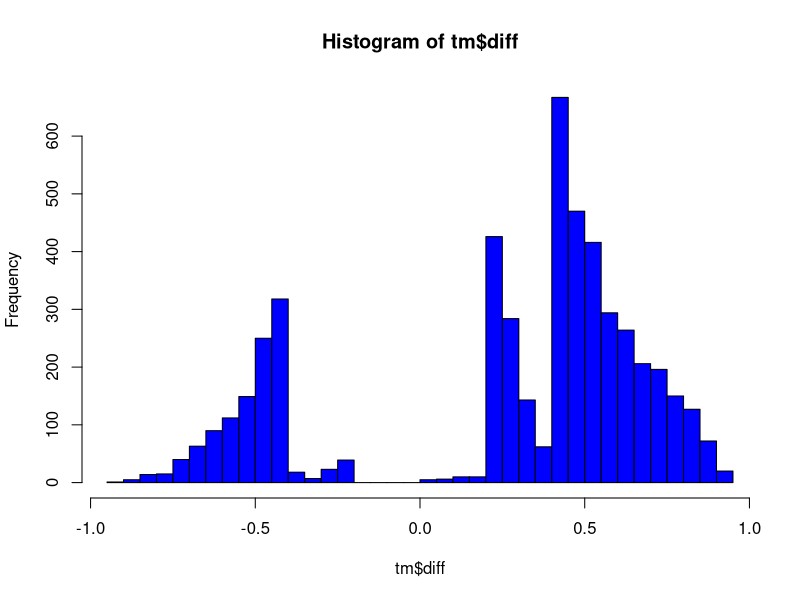
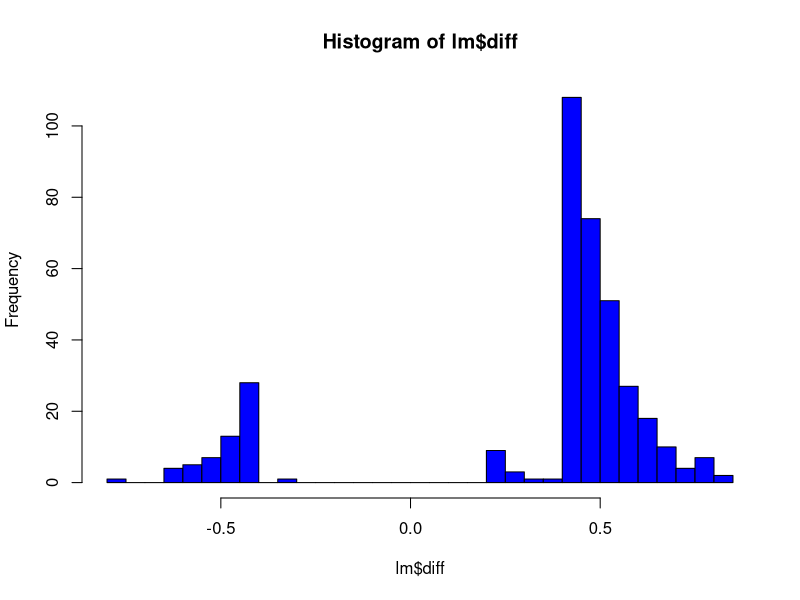
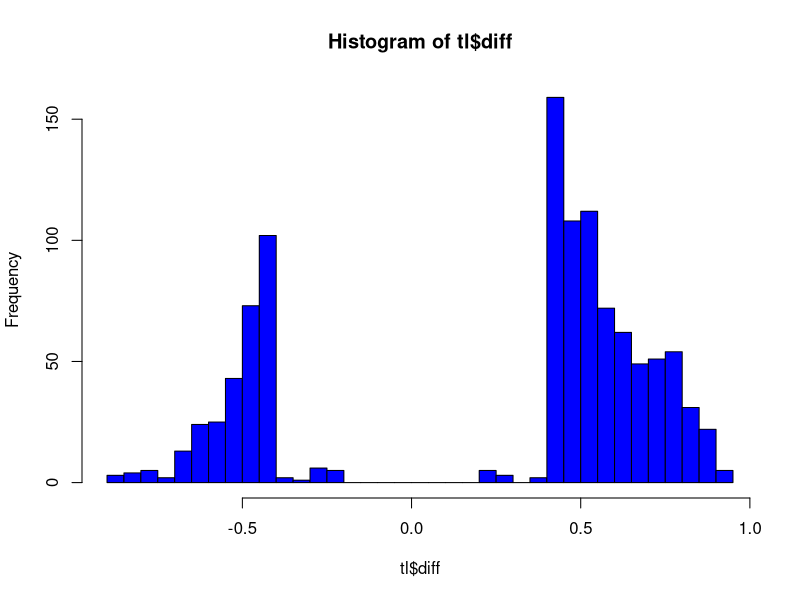
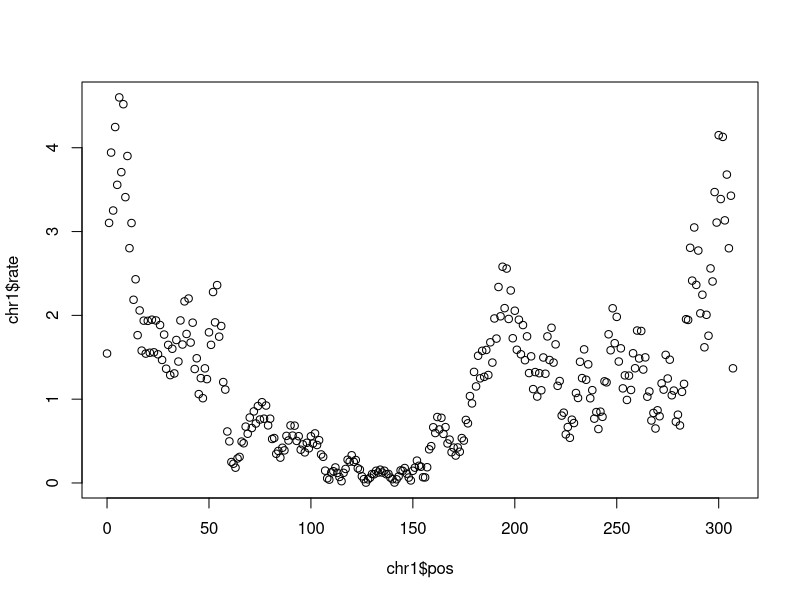

Write R code to recreate these figures, in order. (Note: this script raises an error after producing the figures.)
## ---- chunk 1
knitr::opts_chunk$set(echo = TRUE) 
knitr::opts_knit$set(root.dir=normalizePath('../../')) 
#library(tidyverse)
## ---- chunk 2

dmr <- read.csv("data/2019-07-08-DMR.csv")
dmr$diff <- dmr$POP.A - dmr$POP.B
table(dmr$Compare)

tm <- subset(dmr, Compare %in% "Teosinte/Maize")
table(tm$Type)

hist(tm$diff, col="blue", breaks = 50)

sum(tm$diff > 0) #3828
sum(tm$diff < 0) #1144


lm <- subset(dmr, Compare %in% "Landrace/Maize")
table(lm$Type)

hist(lm$diff, col="blue", breaks = 50)

tl <- subset(dmr, Compare %in% "Teosinte/Landrace")
table(tl$Type)

hist(tl$diff, col="blue", breaks = 50)

## ---- chunk 3
m <- read.csv("data/v4_physical_genetic.csv", header=TRUE)
m <- m[order(m$chr, m$physical), ]

BINSIZE = 1000000
m$bin <- paste(m$chr, round(m$physical/BINSIZE,0), sep="_")

library("plyr")
mr <- ddply(m, .(bin), summarise,
            rate = max(genetic) - min(genetic))

mr$chr <- gsub("_.*", "", mr$bin)
mr$pos <- gsub(".*_", "", mr$bin)
chr1 <- subset(mr, chr == 1)
plot(chr1$pos, chr1$rate)

mr <- subset(mr, rate < 7.5)
## ---- chunk 4
### teosinte and landrace
tl <- subset(tl, Type == "CG" | Type == "CHG")
tl$bin <- paste(tl$chr, round(tl$start/BINSIZE,0), sep="_")
out <- ddply(tl, .(bin), summarise,
             size=sum(stop - start))

df1 <- merge(out, mr, by="bin")
cor.test(df1$rate, df1$size)
df1$type = "TL"

### teosinte and maize
tm <- subset(tm, Type == "CG" | Type == "CHG")
tm$bin <- paste(tm$chr, round(tm$start/BINSIZE,0), sep="_")
out <- ddply(tm, .(bin), summarise,
             size=sum(stop - start))

df2 <- merge(out, mr, by="bin")
cor.test(df2$rate, df2$size)
df2$type = "TM"

### landrace and maize
lm <- subset(lm, Type == "CG" | Type == "CHG")
lm <- subset(lm, Type == "CHG")
lm$bin <- paste(lm$chr, round(lm$start/BINSIZE,0), sep="_")
out <- ddply(lm, .(bin), summarise,
             size=sum(stop - start))

df3 <- merge(out, mr, by="bin")
cor.test(df3$rate, df3$size)
df3$type = "LM"

df <- rbind(df1, df2, df3)
write.table(df, "cache/CG_CHG_DMR_rec_mb.csv", sep=",", row.names=FALSE, quote=FALSE)

## ---- chunk 5

fsize=18
p1 <- ggplot(df, aes(x=rate, y=size, col=type)) +
    #labs(colour="Traits") +
    #geom_point(size=2, col="antiquewhite3") +
    theme_bw() +
    xlab("Recombination/Mb") +
    ylab("DMR (bp)") +
    #scale_color_manual(values="grey") +
    #scale_linetype_manual(values=lty1) +
    guides(colour=FALSE, linetype=FALSE) +
    geom_smooth(method="lm", size=1.3) +
    theme(axis.text.y = element_text(angle = 90, hjust = 1),
          axis.text=element_text(size=fsize),
          axis.title=element_text(size=fsize, face="bold"),
          legend.title = element_text(size=fsize, face="bold"),
          legend.text = element_text(size=fsize))
p1



df$q <- -9
df[df$rate < quantile(df$rate, probs=0.1), ]$q <- "Q1"
df[df$rate < quantile(df$rate, probs=0.25), ]$q <- "Q1"
df[df$rate >= quantile(df$rate, probs=0.25) & df$rate <= quantile(df$rate, probs=0.5), ]$q <- "Q2"
df[df$rate > quantile(df$rate, probs=0.5) & df$rate <= quantile(df$rate, probs=0.75), ]$q <- "Q3"
df[df$rate > quantile(df$rate, probs=0.75), ]$q <- "Q4"





library(ggplot2)

p <- ggplot(data=df, aes(x=q, y=size, fill=q)) +
  geom_violin(trim=TRUE, fill='#A4A4A4', color="darkred")+
  geom_boxplot(width=0.1) + theme_minimal()
p
# Use custom colors
#p + scale_fill_manual(values=c('#999999','#E69F00'))
# Use brewer color palettes
p + scale_fill_brewer(palette="Blues")



plotReg <- function(df, outfile, ...){
  #snptab <- read.csv("cache/daf_gerp2.csv")
  
  plx <- predict(loess(df$rate ~ df$size), se=T)
  
  x <- df$rate
  y <- df$size
  #plot(x,y)
  plot(x, y, pch=16, col="antiquewhite3", xlab="GERP Score", ylab="Allele Frequency", )
  lines(df$rate, plx$fit, col="cornflowerblue", lwd=2)
  lines(df$rate, plx$fit - qt(0.975,plx$df)*plx$se, lty=2, lwd=2, col="black")
  lines(df$rate, plx$fit + qt(0.975,plx$df)*plx$se, lty=2, lwd=2, col="black")
  
  if(getpdf == TRUE){
    pdf(outfile, width=wt, height=ht)
    par(mar=c(5,5,4,2))
    plot(x, y, ...)
    lines(snptab$GERP2, plx$fit, col="cornflowerblue", lwd=2)
    lines(snptab$GERP2, plx$fit - qt(0.975,plx$df)*plx$se, lty=2, lwd=2, col="black")
    lines(snptab$GERP2, plx$fit + qt(0.975,plx$df)*plx$se, lty=2, lwd=2, col="black")
  
    dev.off()
  }
}
plotReg(getpdf, outfile="graphs/Fig1b_v3.pdf",
        pch=16, col="antiquewhite3", xlab="GERP Score", ylab="Allele Frequency", 
        main="", cex.axis=fs, cex.lab=fs)
